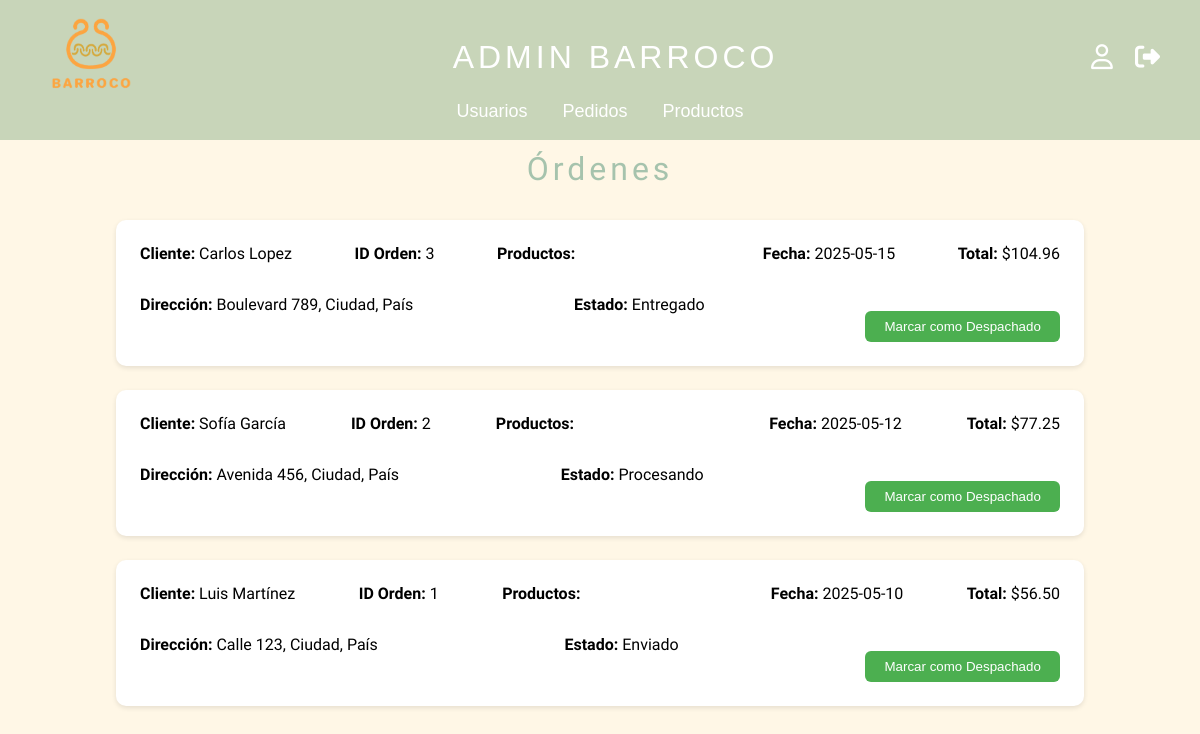
The page /pages/adminOrders.php (signed in) on the database its author committed.
### tables this page shows
CREATE TABLE IF NOT EXISTS `order` (
  `idOrder` INT(11) NOT NULL AUTO_INCREMENT,
  `idCustomer` INT(11),
  `products` TEXT,
  `total` DECIMAL(10,2),
  `date` DATE,
  `deliveryAddress` TEXT,
  `status` VARCHAR(50),
  PRIMARY KEY (`idOrder`),
  FOREIGN KEY (`idCustomer`) REFERENCES `customer` (`idCustomer`)
);

### pages/adminOrders.php (the view, shortened to what this page needs)
<?php
include '../server/conexion.php';
$sql = "
    SELECT
        o.idOrder,
        CONCAT(u.firstName, ' ', u.lastName) AS customerName,
        o.products,
        o.total,
        o.date,
        o.deliveryAddress,
        o.status
    FROM `order` o
    JOIN customer c ON o.idCustomer = c.idCustomer
    JOIN user u ON c.idCustomer = u.idUser
    ORDER BY o.date DESC
";
$result = $conn->query($sql);
?>
<!DOCTYPE html>
<html lang="es">
<head>
    <link rel="stylesheet" href="../assests/css/orders.css">
</head>
<body>
    <header>
        <?php include '../components/headerAdmin.php'; ?>
    </header>
    <main class="orders-main">
        <h1>Órdenes</h1>
        <div class="ordenes-container">
            <?php while ($row = $result->fetch_assoc()): ?>
                <div class="orden">
                    <p><strong>Cliente:</strong> <?= htmlspecialchars($row['customerName']) ?></p>
                    <p><strong>ID Orden:</strong> <?= $row['idOrder'] ?></p>
                    <p><strong>Productos:</strong>
                    </p>
                    <p><strong>Fecha:</strong> <?= $row['date'] ?></p>
                    <p><strong>Total:</strong> $<?= number_format($row['total'], 2) ?></p>
                    <p><strong>Dirección:</strong> <?= htmlspecialchars($row['deliveryAddress']) ?></p>
                    <p><strong>Estado:</strong> <span id="estado-<?= $row['idOrder'] ?>"><?= $row['status'] ?></span></p>
                    <?php if ($row['status'] !== 'Despachado'): ?>
                        <button onclick="changeOrderStatus(event, <?= $row['idOrder'] ?>)">Marcar como Despachado</button>
                    <?php else: ?>
                        <button disabled>Despachado</button>
                    <?php endif; ?>
                </div>
            <?php endwhile; ?>
        </div>
    </main>
</body>
</html>

### components/headerAdmin.php (shortened to what this page needs)
<!DOCTYPE html>
<html lang="es">
<head>
    <link href="https://cdnjs.cloudflare.com/ajax/libs/font-awesome/6.5.0/css/all.min.css" rel="stylesheet" />
    <link rel="stylesheet" href="../assests/css/header.css" />
</head>
<body>
<header class="barroco-header">
    <div class="header-container">
        <a href="../pages/adminDashboard.php" class="logo-link">
            <img class="logo" src="../assests/imgs/barrocoLogo.png" alt="Logo" />
        </a>
        <h1>ADMIN BARROCO</h1>
        <div class="icon-links">
            <a href="../pages/profile.php">
                <i class="fa-regular fa-user"></i>
            </a>
            <a href="../server/logout.php" title="Cerrar sesión">
                <i class="fa-solid fa-right-from-bracket"></i>
            </a>
        </div>
    </div>
    <nav class="nav-links">
        <a href="../pages/adminUsers.php">Usuarios</a>
        <a href="../pages/adminOrders.php">Pedidos</a>
        <a href="../pages/adminProducts.php">Productos</a>
    </nav>
</header>
</body>
</html>

### assests/css/orders.css (style rules this page uses)
* { padding: 0; margin: 0; box-sizing: border-box; }
body { font-family: 'Didact Gothic', sans-serif; background-color: #fff7e6; }
header { position: fixed; width: 100%; z-index: 1000; }
.orders-main { padding-top: 150px; padding-bottom: 2rem; }
.orders-main > h1 { color: #a6c3ad; text-align: center; margin-bottom: 2rem; }
.ordenes-container { display: flex; flex-direction: column; gap: 1.5rem; max-width: 1000px; margin: 0 auto; padding: 0 1rem; }
.orden { display: flex; flex-direction: row; justify-content: space-between; background-color: #fff; padding: 1.5rem; border-radius: 10px; box-shadow: 0 2px 5px rgba(0,0,0,0.1); gap: 2rem; flex-wrap: wrap; }
button { margin-top: 1rem; padding: 0.5rem 1.2rem; background-color: #4CAF50; color: white; border: none; border-radius: 6px; cursor: pointer; transition: background-color 0.3s ease; }

### assests/css/header.css (style rules this page uses)
body { font-family: 'Didact Gothic', sans-serif; position: relative; }
* { padding: 0; margin: 0; box-sizing: border-box; }
h1 { color: white; font-weight: 200; letter-spacing: 4px; }
.barroco-header { background-color: #c8d5b9; padding: 18px 40px; font-family: 'Arial', sans-serif; overflow: hidden; }
.header-container { display: flex; align-items: center; justify-content: space-between; flex-wrap: wrap; }
.logo { width: 100px; }
.nav-links { display: flex; gap: 35px; margin-top: 0px; flex-wrap: wrap; justify-content: center; padding-top: 5px; }
.nav-links a { text-decoration: none; font-size: 18px; transition: color 0.3s; color: white; font-weight: 100; }
.icon-links { display: flex; gap: 22px; }
.icon-links a { color: white; font-size: 25px; transition: color 0.3s; }

### rows shown on the page
order: customerName "Carlos Lopez", idOrder "3", date "2025-05-15", total "104.96", deliveryAddress "Boulevard 789, Ciudad, País", status "Entregado"
order: customerName "Sofía García", idOrder "2", date "2025-05-12", total "77.25", deliveryAddress "Avenida 456, Ciudad, País", status "Procesando"
order: customerName "Luis Martínez", idOrder "1", date "2025-05-10", total "56.50", deliveryAddress "Calle 123, Ciudad, País", status "Enviado"
